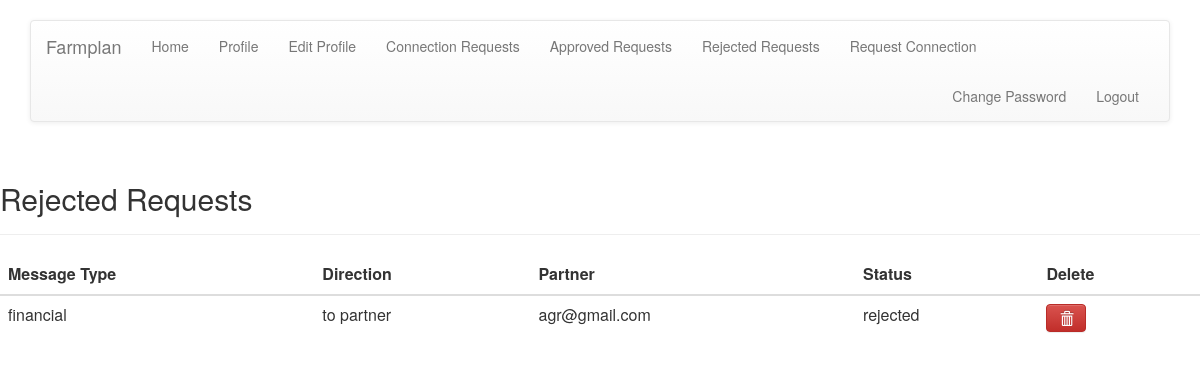
/connections/rejected_table/ (signed in), run on the app's committed database.
### connections/models.py (models this page shows, shortened)
class ConnectionTable(models.Model):
    MESSAGE_CHOICES = (
        ('movement', 'movement'),
        ('execution', 'execution'),
        ('financial', 'financial'),
    )
    DIRECTION_CHOICES = (
        ('to partner', 'to partner'),
        ('from partner', 'from partner'),
    )
    STATUS_CHOICES = (
        ('awaiting approval', 'awaiting approval'),
        ('approved', 'approved'),
        ('rejected', 'rejected'),
    )
    user = models.ForeignKey(FarmUser, on_delete=models.CASCADE, limit_choices_to={'is_client': False, 'is_admin': False}, related_name="partner")
    message_type = models.CharField(max_length=50, choices=MESSAGE_CHOICES,default='')
    direction = models.CharField(max_length=50, choices=DIRECTION_CHOICES, default='')
    client = models.ForeignKey(FarmUser, on_delete=models.CASCADE, limit_choices_to={'is_client': True}, related_name="client")
    status = models.CharField(max_length=50, choices=STATUS_CHOICES, default='awaiting approval')
    slug = models.SlugField(max_length=150, unique=True)
    class Meta:
        unique_together = (('user','message_type','direction','client'))    #prevent duplicates
        ordering  = ('client', 'direction')                                 #order by client then direction

### accounts/models.py (models this page shows, shortened)
class FarmUser(AbstractBaseUser):
    email = models.EmailField(max_length=100, default='', unique=True)
    gatekeeper_id = models.CharField(max_length=10, unique=True)
    business_name = models.CharField(max_length=100, default='', unique=True)
    is_active = models.BooleanField(default=True)
    is_admin = models.BooleanField(default=False)
    is_client = models.BooleanField(default=False)
    objects = UserManager()
    USERNAME_FIELD = 'email'        #username field and password required by default
    REQUIRED_FIELDS = ['gatekeeper_id','business_name'] #used when executing command like python manage.py createsuperuser
    def __str__(self):
        return self.email

### connections/views.py (the view)
@login_required
def rejected_table(request):
    if request.user.is_client:
        data = ConnectionTable.objects.filter(client=request.user, status="rejected")
        args = {'data': data}
        return render(request, 'connections/client/rejected_table.html', args)
    elif request.user.is_admin:
        data = ConnectionTable.objects.all()
        args = {'data': data}
        return render(request, 'connections/admin/rejected_table.html', args)
    else:
        data = ConnectionTable.objects.filter(user=request.user, status="rejected")
        args = {'data': data}
        return render(request, 'connections/partner/rejected_table.html', args)

### connections/templates/connections/partner/rejected_table.html (shortened to what this page needs)
{% extends 'base.html' %}
{% block body %}
<div class="page-header">
    <h2>Rejected Requests</h2>
</div>
<div class="table-responsive">
    <table class="table table-hover">
        <thead>
              <tr>
                <th>Message Type</th>
                <th>Direction</th>
                <th>Partner</th>
                <th>Status</th>
                <th>Delete</th>
              </tr>
        </thead>
        <tbody>
        {% for value in data %}
            <tr>
                <td>{{ value.message_type }}</td>
                <td>{{ value.direction }}</td>
                <td>{{ value.client }}</td>
                <td>{{ value.status }}</td>
                <td>
                    <a href="{% url 'connections:delete_connection' slug=value.slug %}">
                        <button type="button" class="btn btn-danger">
                            <span class="glyphicon glyphicon-trash" aria-hidden="true"></span>
                        </button>
                    </a>
                </td>
            </tr>
        {% endfor %}
        </tbody>
    </table>
</div>
{% endblock %}

### data on the page
ConnectionTable: message_type "financial", direction "to partner", client "agr@gmail.com", status "rejected"
